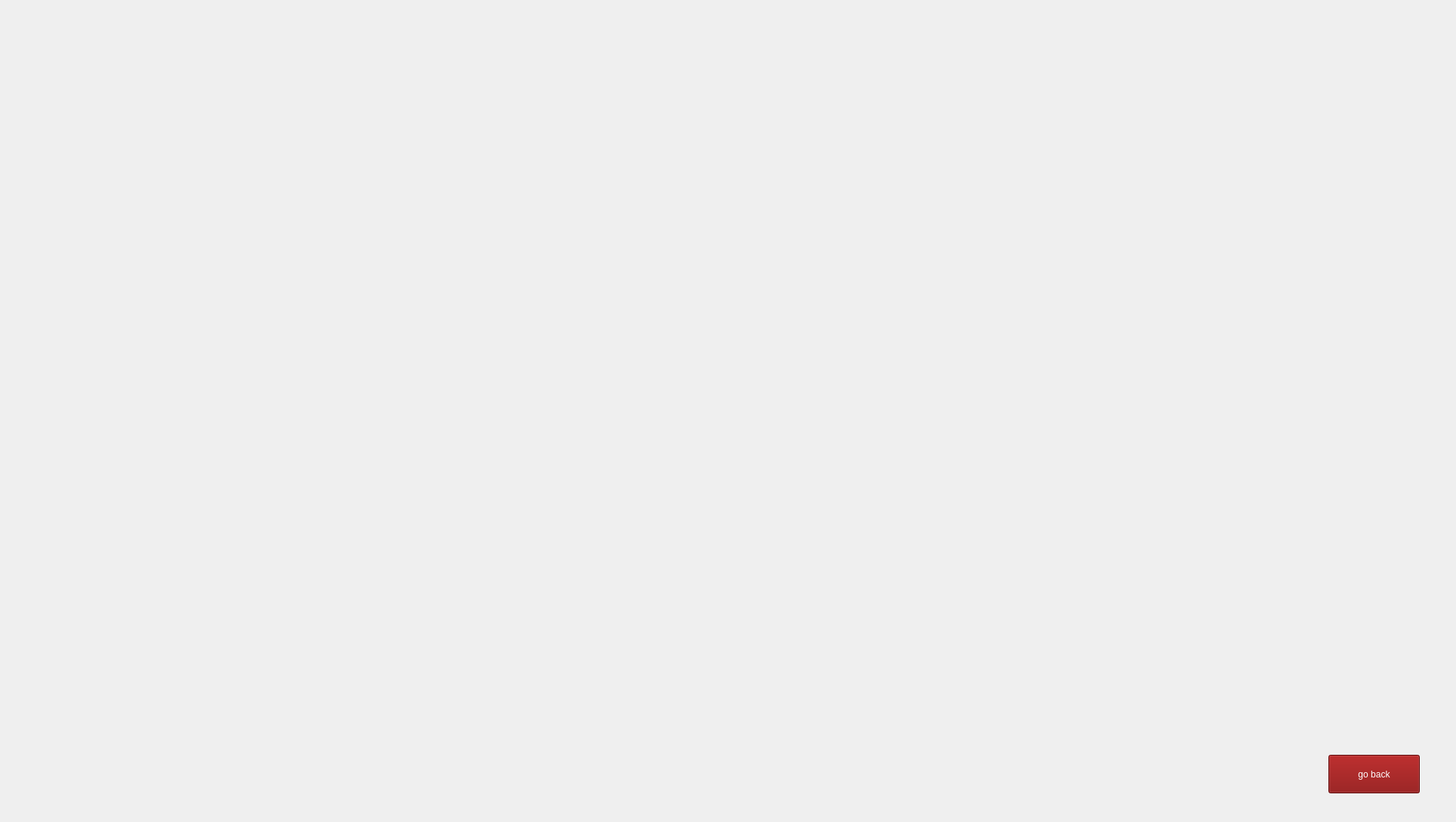
    <widget class="QWidget" name="loginstaffpadel">
     <widget class="QLabel" name="loginstaffpadelbg">
      <property name="geometry">
       <rect>
        <x>0</x>
        <y>0</y>
        <width>1920</width>
        <height>1080</height>
       </rect>
      </property>
      <property name="text">
       <string/>
      </property>
      <property name="pixmap">
       <pixmap resource="bgi.qrc">:/new/prefix1/bgi/staffloginpadel.jpg</pixmap>
      </property>
      <property name="scaledContents">
       <bool>true</bool>
      </property>
     </widget>
     <widget class="QLineEdit" name="staffid2">
      <property name="geometry">
       <rect>
        <x>310</x>
        <y>450</y>
        <width>331</width>
        <height>61</height>
       </rect>
      </property>
      <property name="styleSheet">
       <string notr="true">font: 30pt &quot;Segoe UI&quot;;
background: transparent;
border:transparent;
</string>
      </property>
      <property name="inputMethodHints">
       <set>Qt::InputMethodHint::ImhDigitsOnly</set>
      </property>
     </widget>
     <widget class="QLineEdit" name="staffpass2">
      <property name="geometry">
       <rect>
        <x>310</x>
        <y>670</y>
        <width>331</width>
        <height>61</height>
       </rect>
      </property>
      <property name="styleSheet">
       <string notr="true">font: 30pt &quot;Segoe UI&quot;;
background: transparent;
border:transparent;</string>
      </property>
      <property name="inputMethodHints">
       <set>Qt::InputMethodHint::ImhHiddenText|Qt::InputMethodHint::ImhSensitiveData</set>
      </property>
      <property name="text">
       <string/>
      </property>
     </widget>
     <widget class="QPushButton" name="logstaffbtn_2">
      <property name="geometry">
       <rect>
        <x>370</x>
        <y>880</y>
        <width>201</width>
        <height>81</height>
       </rect>
      </property>
      <property name="cursor">
       <cursorShape>PointingHandCursor</cursorShape>
      </property>
      <property name="styleSheet">
       <string notr="true">QPushButton {
    background-color: transparent;
    border: none;
}

QPushButton:hover {
    background-color: rgba(0,0, 0, 30); 
    border-radius: 10px;
}
</string>
      </property>
      <property name="text">
       <string/>
      </property>
     </widget>
     <widget class="QPushButton" name="backtopadelsys">
      <property name="geometry">
       <rect>
        <x>1760</x>
        <y>1000</y>
        <width>121</width>
        <height>51</height>
       </rect>
      </property>
      <property name="cursor">
       <cursorShape>PointingHandCursor</cursorShape>
      </property>
      <property name="styleSheet">
       <string notr="true">QPushButton {
 background-color: rgb(130, 0, 0);
font: 24pt &quot;Microsoft Tai Le&quot;;
color: white;
}

QPushButton:hover {
    background-color: rgba(200, 0, 0, 30); 
    border-radius: 10px;
}
</string>
      </property>
      <property name="text">
       <string>go back</string>
      </property>
     </widget>
    </widget>
